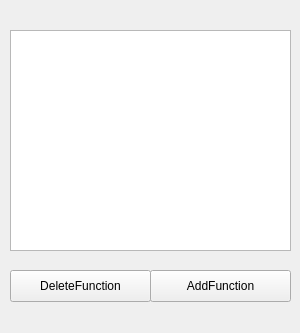
<?xml version="1.0" encoding="UTF-8"?>
<ui version="4.0">
 <class>Form</class>
 <widget class="QWidget" name="Form">
  <property name="geometry">
   <rect>
    <x>0</x>
    <y>0</y>
    <width>300</width>
    <height>333</height>
   </rect>
  </property>
  <property name="windowTitle">
   <string>Function Selector</string>
  </property>
  <widget class="QListWidget" name="FunctionList">
   <property name="geometry">
    <rect>
     <x>10</x>
     <y>30</y>
     <width>281</width>
     <height>221</height>
    </rect>
   </property>
  </widget>
  <widget class="QPushButton" name="DeleteFunction">
   <property name="geometry">
    <rect>
     <x>10</x>
     <y>270</y>
     <width>141</width>
     <height>32</height>
    </rect>
   </property>
   <property name="text">
    <string>DeleteFunction</string>
   </property>
  </widget>
  <widget class="QPushButton" name="AddFunction">
   <property name="geometry">
    <rect>
     <x>150</x>
     <y>270</y>
     <width>141</width>
     <height>32</height>
    </rect>
   </property>
   <property name="text">
    <string>AddFunction</string>
   </property>
  </widget>
 </widget>
 <resources/>
 <connections/>
</ui>
